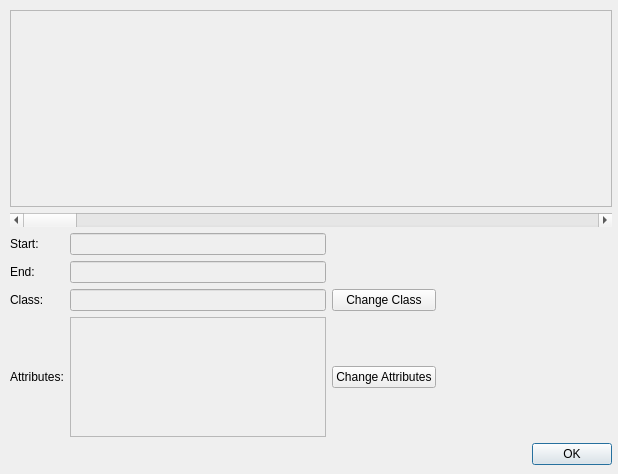
<?xml version="1.0" encoding="UTF-8"?>
<ui version="4.0">
 <class>classSelectionDialog</class>
 <widget class="QDialog" name="classSelectionDialog">
  <property name="enabled">
   <bool>true</bool>
  </property>
  <property name="geometry">
   <rect>
    <x>0</x>
    <y>0</y>
    <width>618</width>
    <height>474</height>
   </rect>
  </property>
  <property name="sizePolicy">
   <sizepolicy hsizetype="Fixed" vsizetype="Fixed">
    <horstretch>0</horstretch>
    <verstretch>0</verstretch>
   </sizepolicy>
  </property>
  <property name="minimumSize">
   <size>
    <width>618</width>
    <height>474</height>
   </size>
  </property>
  <property name="maximumSize">
   <size>
    <width>618</width>
    <height>474</height>
   </size>
  </property>
  <property name="contextMenuPolicy">
   <enum>Qt::DefaultContextMenu</enum>
  </property>
  <property name="windowTitle">
   <string>Select a class to change.</string>
  </property>
  <property name="sizeGripEnabled">
   <bool>false</bool>
  </property>
  <widget class="QWidget" name="verticalWidget" native="true">
   <property name="geometry">
    <rect>
     <x>10</x>
     <y>10</y>
     <width>602</width>
     <height>455</height>
    </rect>
   </property>
   <property name="sizePolicy">
    <sizepolicy hsizetype="Maximum" vsizetype="Maximum">
     <horstretch>0</horstretch>
     <verstretch>0</verstretch>
    </sizepolicy>
   </property>
   <layout class="QVBoxLayout" name="verticalLayout">
    <item>
     <widget class="PlotWidget" name="classGraph">
      <property name="enabled">
       <bool>false</bool>
      </property>
      <property name="minimumSize">
       <size>
        <width>600</width>
        <height>0</height>
       </size>
      </property>
     </widget>
    </item>
    <item>
     <widget class="QScrollBar" name="windowScrollBar">
      <property name="orientation">
       <enum>Qt::Horizontal</enum>
      </property>
     </widget>
    </item>
    <item>
     <layout class="QGridLayout" name="gridLayout">
      <item row="0" column="3">
       <spacer name="horizontalSpacer">
        <property name="orientation">
         <enum>Qt::Horizontal</enum>
        </property>
        <property name="sizeHint" stdset="0">
         <size>
          <width>40</width>
          <height>20</height>
         </size>
        </property>
       </spacer>
      </item>
      <item row="0" column="0">
       <widget class="QLabel" name="label">
        <property name="text">
         <string>Start:</string>
        </property>
       </widget>
      </item>
      <item row="2" column="2">
       <widget class="QPushButton" name="changeClassButton">
        <property name="text">
         <string>Change Class</string>
        </property>
       </widget>
      </item>
      <item row="1" column="1">
       <widget class="QLineEdit" name="endLineEdit">
        <property name="enabled">
         <bool>false</bool>
        </property>
        <property name="sizePolicy">
         <sizepolicy hsizetype="MinimumExpanding" vsizetype="Fixed">
          <horstretch>0</horstretch>
          <verstretch>0</verstretch>
         </sizepolicy>
        </property>
       </widget>
      </item>
      <item row="3" column="2">
       <widget class="QPushButton" name="changeAttributesButton">
        <property name="text">
         <string>Change Attributes</string>
        </property>
       </widget>
      </item>
      <item row="0" column="1">
       <widget class="QLineEdit" name="startLineEdit">
        <property name="enabled">
         <bool>false</bool>
        </property>
        <property name="sizePolicy">
         <sizepolicy hsizetype="MinimumExpanding" vsizetype="Fixed">
          <horstretch>0</horstretch>
          <verstretch>0</verstretch>
         </sizepolicy>
        </property>
       </widget>
      </item>
      <item row="3" column="1">
       <widget class="QTextEdit" name="attributeTextEdit">
        <property name="enabled">
         <bool>false</bool>
        </property>
        <property name="sizePolicy">
         <sizepolicy hsizetype="Expanding" vsizetype="Expanding">
          <horstretch>0</horstretch>
          <verstretch>0</verstretch>
         </sizepolicy>
        </property>
        <property name="minimumSize">
         <size>
          <width>0</width>
          <height>120</height>
         </size>
        </property>
        <property name="maximumSize">
         <size>
          <width>16777215</width>
          <height>120</height>
         </size>
        </property>
       </widget>
      </item>
      <item row="2" column="1">
       <widget class="QLineEdit" name="classLineEdit">
        <property name="enabled">
         <bool>false</bool>
        </property>
        <property name="sizePolicy">
         <sizepolicy hsizetype="MinimumExpanding" vsizetype="Fixed">
          <horstretch>0</horstretch>
          <verstretch>0</verstretch>
         </sizepolicy>
        </property>
       </widget>
      </item>
      <item row="3" column="0">
       <widget class="QLabel" name="label_4">
        <property name="text">
         <string>Attributes:</string>
        </property>
       </widget>
      </item>
      <item row="2" column="0">
       <widget class="QLabel" name="label_3">
        <property name="text">
         <string>Class:</string>
        </property>
       </widget>
      </item>
      <item row="1" column="0">
       <widget class="QLabel" name="label_2">
        <property name="text">
         <string>End:</string>
        </property>
       </widget>
      </item>
     </layout>
    </item>
    <item>
     <widget class="QDialogButtonBox" name="buttonBox">
      <property name="orientation">
       <enum>Qt::Horizontal</enum>
      </property>
      <property name="standardButtons">
       <set>QDialogButtonBox::Ok</set>
      </property>
     </widget>
    </item>
   </layout>
  </widget>
 </widget>
 <customwidgets>
  <customwidget>
   <class>PlotWidget</class>
   <extends>QGraphicsView</extends>
   <header>pyqtgraph</header>
  </customwidget>
 </customwidgets>
 <resources/>
 <connections/>
</ui>
